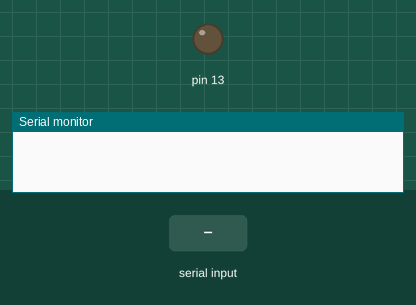
Simulated run of this sketch. Board: Arduino Uno, built with avr-gcc and run on an emulated ATmega328P. Shown: output pins drawn as LEDs (lit = HIGH), the last lines printed to the serial monitor. The inputs (shaded band) are chosen by the test bench.

Above: at 1.2 s.
1.3 s: "on" received over the second serial link
At 2.2 s:
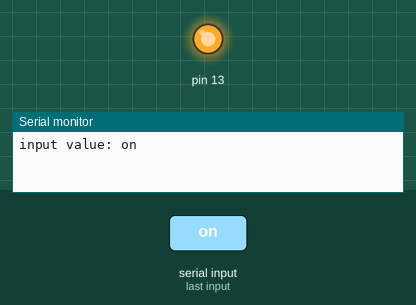
2.8 s: "off" received over the second serial link
At 3.5 s:
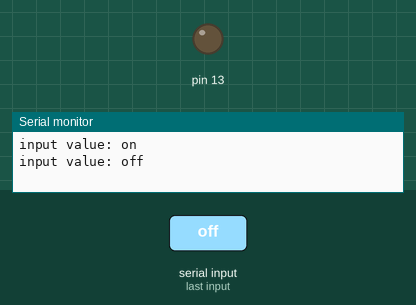
Timing chart, 0 to 5.8 s (numbered marks = the images above; inputs shaded):
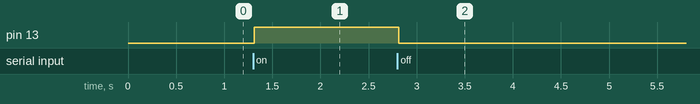

The sketch:

bluetooth_string_transfer.ino
```cpp
#include <SoftwareSerial.h>
//시리얼 통신 라이브러리 호출

int blueTx=11;   //Tx (보내는핀 설정)
int blueRx=10;   //Rx (받는핀 설정)
SoftwareSerial mySerial(blueTx, blueRx);
//시리얼 통신을 위한 객체선언
String myString=""; // 받는 문자열

void setup() {
  Serial.begin(9600);
  mySerial.begin(9600); //블루투스 시리얼
  pinMode(13, OUTPUT);
}


void loop() {
  while(mySerial.available())
  {
    char myChar = (char)mySerial.read();  //mySerial int 값을 char 형식으로 변환
    myString+=myChar;   //수신되는 문자를 myString에 모두 붙임 (1바이트씩 전송되는 것을 연결)
    delay(5);           //수신 문자열 끊김 방지
  }
  if(!myString.equals(""))  //myString 값이 있다면
  {
    Serial.println("input value: "+myString); //시리얼모니터에 myString값 출력
    if(myString=="on") {
      digitalWrite(13, HIGH); //LED ON
    }
    else if (myString=="off") {
      digitalWrite(13,LOW); //LED OFF
    }
    myString="";  //myString 변수값 초기화
  }
}
```

Measured:
- after the input at 1.3 s, pin 13: LOW → HIGH at once
- after the input at 2.8 s, pin 13: HIGH → LOW at once
